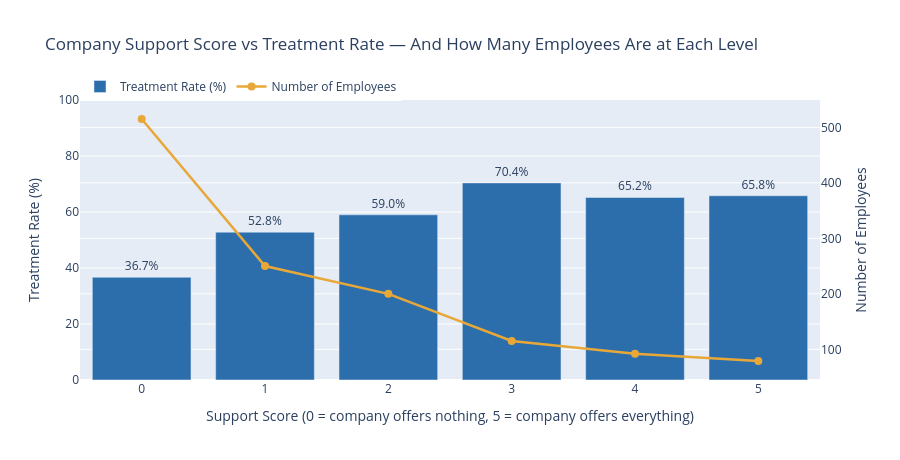

The notebook cell saved with this chart:
### Markdown cell above
### Chart 7 — Can You Predict Treatment Rates Just by Looking at How a Company Is Run?

### Code cell
# Build composite support score (0-5)
tech_survey['Support_Score'] = (
    tech_survey['benefits'].eq('Yes').astype(int) +
    tech_survey['care_options'].eq('Yes').astype(int) +
    tech_survey['wellness_program'].eq('Yes').astype(int) +
    tech_survey['seek_help'].eq('Yes').astype(int) +
    tech_survey['anonymity'].eq('Yes').astype(int)
)

score_data = tech_survey.groupby('Support_Score').apply(
    lambda x: pd.Series({
        'Treatment Rate (%)': round((x['treatment'] == 'Yes').mean() * 100, 1),
        'Employees': len(x)
    })
).reset_index()

fig = go.Figure()

# Bar for treatment rate
fig.add_trace(go.Bar(
    x=score_data['Support_Score'],
    y=score_data['Treatment Rate (%)'],
    name='Treatment Rate (%)',
    marker_color='#2C6EAB',
    text=score_data['Treatment Rate (%)'].astype(str) + '%',
    textposition='outside',
    yaxis='y1'
))

# Line for employee count
fig.add_trace(go.Scatter(
    x=score_data['Support_Score'],
    y=score_data['Employees'],
    name='Number of Employees',
    mode='lines+markers',
    line=dict(color='#E8A838', width=2.5),
    marker=dict(size=8),
    yaxis='y2'
))

fig.update_layout(
    title='Company Support Score vs Treatment Rate — And How Many Employees Are at Each Level',
    xaxis=dict(title='Support Score (0 = company offers nothing, 5 = company offers everything)', tickmode='linear'),
    yaxis=dict(title='Treatment Rate (%)', range=[0, 100]),
    yaxis2=dict(title='Number of Employees', overlaying='y', side='right'),
    height=460,
    legend=dict(orientation='h', y=1.1)
)
fig.show()

print('Detailed breakdown:')
print(score_data.to_string(index=False))

### Figure 1 — Plotly figure (JSON) as saved in the notebook; plotly's stock layout.template omitted (floating-point values rounded to 4 significant figures)
{"data": [{"marker": {"color": "#2C6EAB"}, "name": "Treatment Rate (%)", "text": ["36.7%", "52.8%", "59.0%", "70.4%", "65.2%", "65.8%"], "textposition": "outside", "type": "bar", "x": [0, 1, 2, 3, 4, 5], "y": [36.7, 52.8, 59.0, 70.4, 65.2, 65.8], "yaxis": "y"}, {"line": {"color": "#E8A838", "width": 2.5}, "marker": {"size": 8}, "mode": "lines+markers", "name": "Number of Employees", "type": "scatter", "x": [0, 1, 2, 3, 4, 5], "y": [515.0, 250.0, 200.0, 115.0, 92.0, 79.0], "yaxis": "y2"}], "layout": {"height": 460, "legend": {"orientation": "h", "y": 1.1}, "title": {"text": "Company Support Score vs Treatment Rate — And How Many Employees Are at Each Level"}, "xaxis": {"tickmode": "linear", "title": {"text": "Support Score (0 = company offers nothing, 5 = company offers everything)"}}, "yaxis": {"range": [0, 100], "title": {"text": "Treatment Rate (%)"}}, "yaxis2": {"overlaying": "y", "side": "right", "title": {"text": "Number of Employees"}}}}
